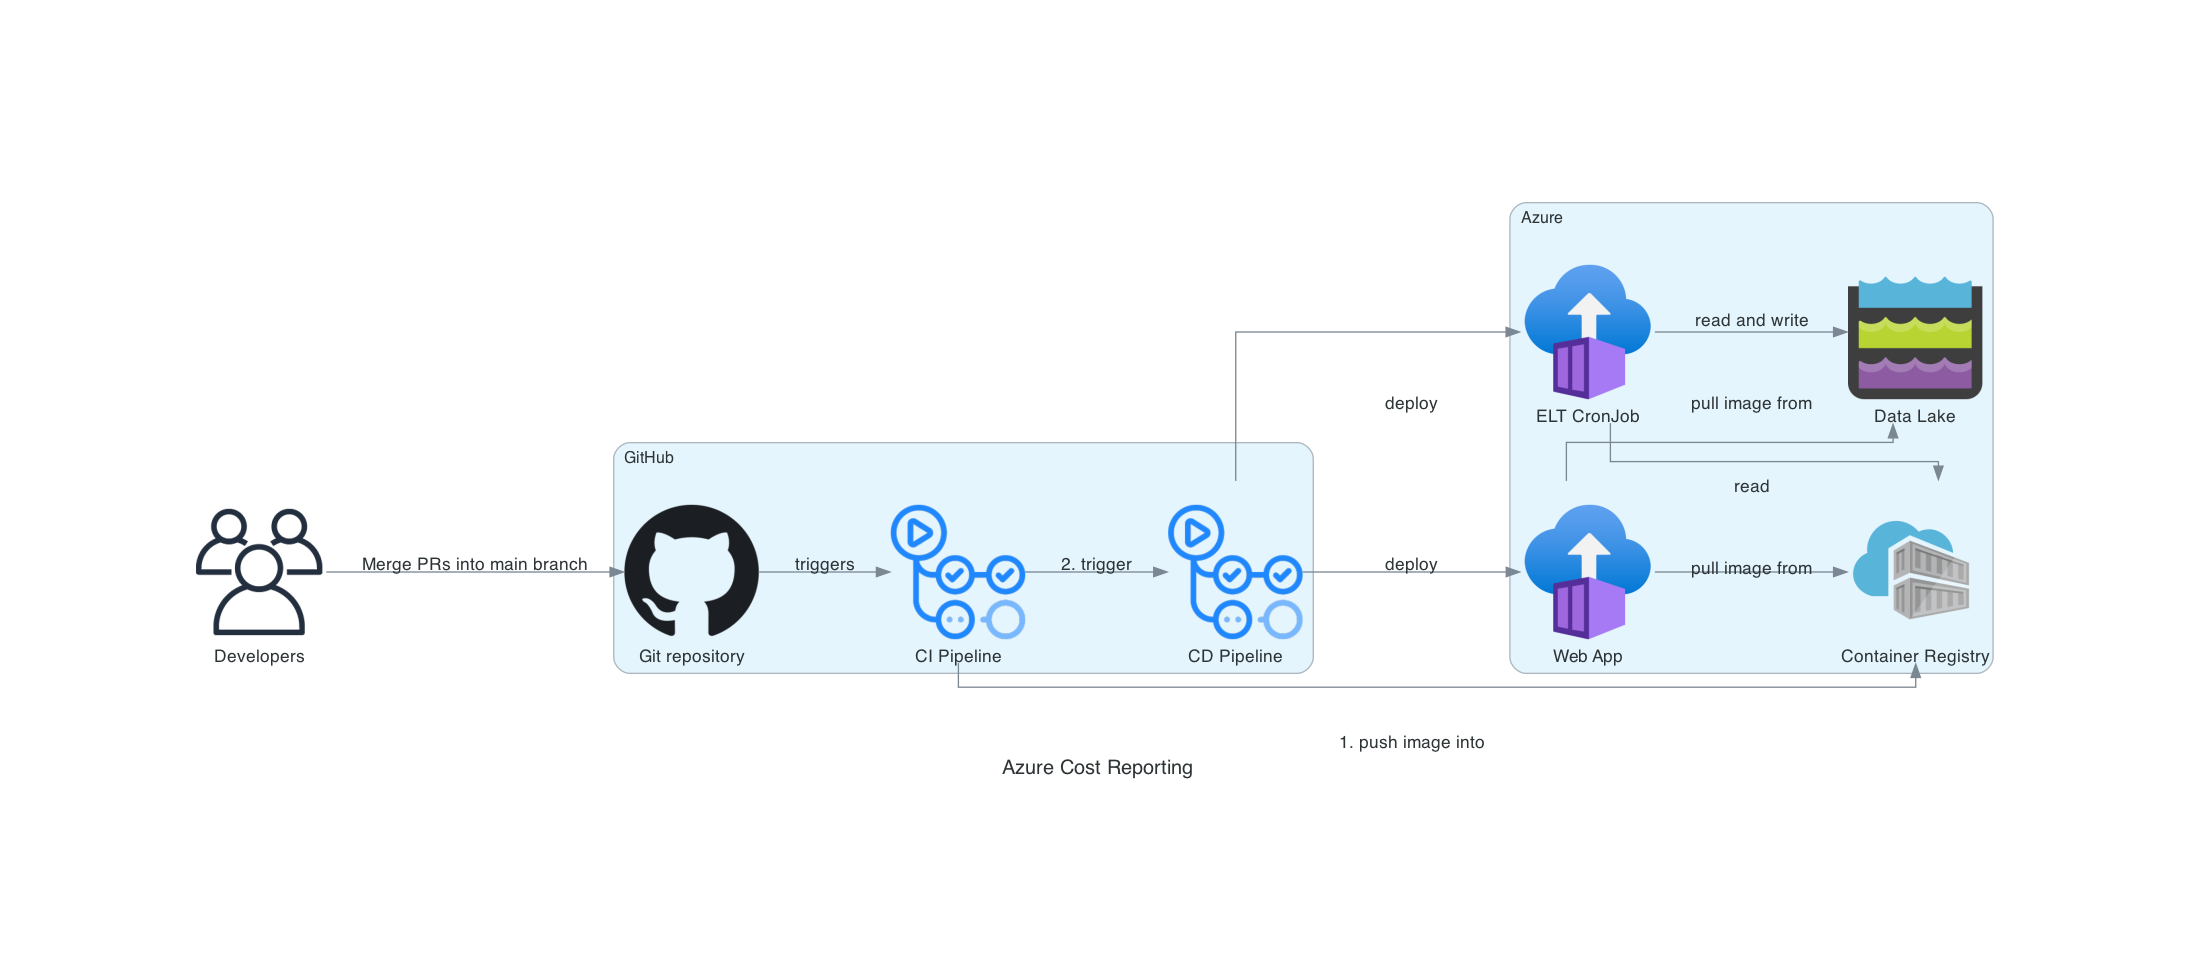

Generate this figure with Python:
from diagrams import Cluster, Diagram, Edge
from diagrams.azure.compute import ContainerInstances, ContainerRegistries
from diagrams.onprem.ci import GithubActions
from diagrams.onprem.vcs import Github
from diagrams.onprem.client import Users
from diagrams.azure.storage import DataLakeStorage

with Diagram("Azure Cost Reporting", filename="architecture"):
    devs = Users("Developers")

    with Cluster("Azure"):
        cron_job = ContainerInstances("ELT CronJob")
        web_app = ContainerInstances("Web App")
        storage = DataLakeStorage("Data Lake")
        acr = ContainerRegistries("Container Registry")
    
    with Cluster("GitHub"):
        git_repo = Github("Git repository")
        ci = GithubActions("CI Pipeline")
        cd = GithubActions("CD Pipeline")

    devs >> Edge(label="Merge PRs into main branch") >> git_repo

    git_repo >> Edge(label="triggers") >> ci

    ci >> Edge(label="1. push image into") >> acr
    ci >> Edge(label="2. trigger") >> cd

    cd >> \
        Edge(label="deploy") >> \
        [web_app, cron_job] >> \
        Edge(label="pull image from") >> \
        acr
    
    cron_job >> Edge(label="read and write") >> storage
    web_app >> Edge(label="read") >> storage
